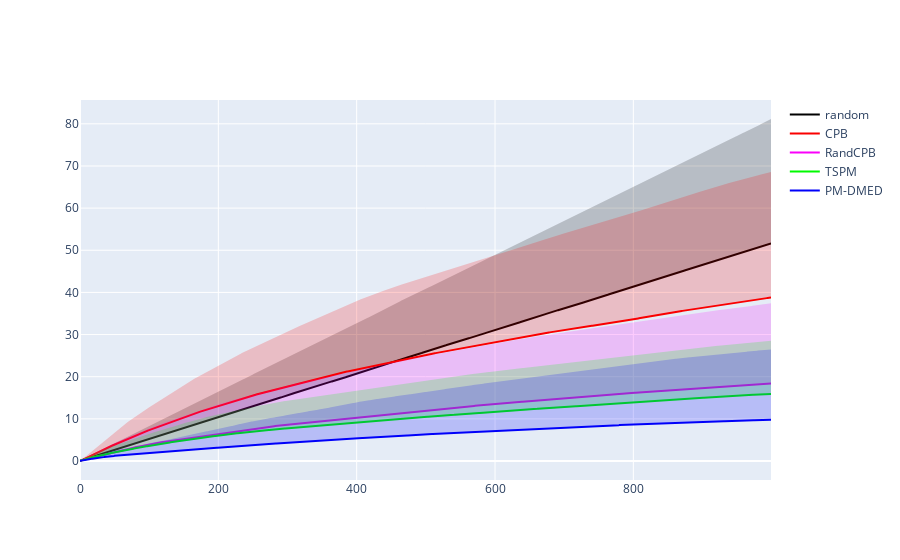
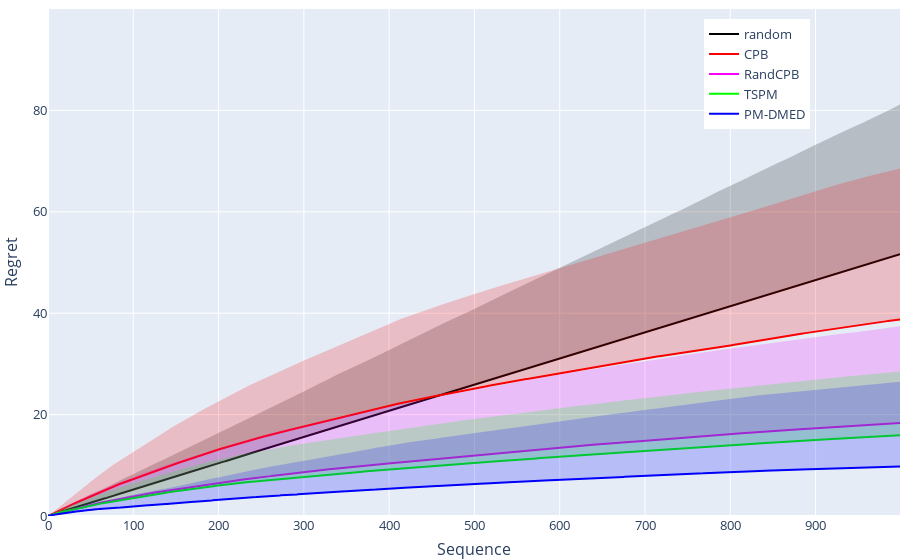

The notebook cell these images were saved under, in order:
### Code cell
import cpb_gaussian_v2
#import ucbTSPM_v2
n_cores = 8
n_folds = 100
horizon = 1000
# outcome_distribution =  {'spam':0.05,'ham':0.95}

game = games.apple_tasting(False)


#feedexp3.FeedExp3(  game, horizon, ),
#feedexp3_v3.FeedExp3(  game, horizon, ),
#eTSPM.eTSPM_alg(  game, horizon, 1),
#TSPM.TSPM_alg(  game, horizon,), bpm.BPM(  game, horizon,  [0.5, 0.5 ], np.identity(2) ) ,

#TSPM.TSPM_alg(  game, horizon,), 
#ucbTSPM_v2.TSPM_alg(game, horizon)  
algos = [   random_algo.Random(  game, horizon, ),

            feedexp3_piccolboni.FeedExp3(  game, horizon, ),

            cpb.CPB(  game, horizon, 1.01), 
            cpb_gaussian.CPB_gaussian(  game, horizon, 1.01, True, 1/16, 10), 

            PM_DMED.PM_DMED(  game, horizon,),   

            TSPM.TSPM_alg(  game, horizon, 1),
            TSPM.TSPM_alg(  game, horizon, 0), 

            bpm.BPM(game,horizon),  ] 


        #PM_DMED.PM_DMED(  game, horizon,),   
        #TSPM.TSPM_alg(  game, horizon, 1),   ] 

        #cpb_gaussian_v2.CPB_gaussian(  game, horizon, 1.01, True), 
        #cpb_gaussian_v2.CPB_gaussian(  game, horizon, 1.01, False), ]
        #cpb_gaussian_v2.CPB_gaussian(  game, horizon, 1.01),
        #TSPM.TSPM_alg(game, horizon, 1 ) ]
        #TSPM.TSPM_alg(game, horizon, 0 )   #eTSPM.eTSPM_alg(game, horizon, 1), cpb_uniform.CPB_uniform(  game, horizon, 1.01), 

colors = [  [0,0,0], [250,0,0], [0,250,0], [0,125,0], [250,0,250], [0,0,250], [0,0,125],  [0,125,125]  ] #, [250,0,0], [200,0,0], [0,150,0], [0,250,0], [0,150,0], [0,0,250], [0,0,0],  [0,255,0], [0 , 150, 0], [155,155,0], [255,0,0], [0,0,255] , [255,51,255], [255,51,255], [255,20,200]  ] #
labels = [   'random', 'Piccolboni','CBP', 'RandCBP', 'PM_DMED', 'TSPM_R1', 'TSPM_R0', 'BPM_LEAST'   ]  #'random', 'RandCPB', 'random', 'TSPM' , 'TSPM (R=0)', 'RandCBP (uncoupled)','CPB uniform', ,'TSPM' , 'ucbTSPM (Auer)' 'FeedExp3 (2001)', 'FeedExp3 (2006)', 'CPB',  'eTSPM (Auer)',


fig = go.Figure(    )

for alg, color, label in zip( algos, colors, labels):

    r,g,b = color
    result = evaluate_parallel(n_cores, n_folds, horizon, alg, game, 'hard')
    regret =  np.mean(result,0) 
    xcoords = np.arange(0,horizon,1).tolist()
    std =  np.std(result,0) 
    upper_regret = regret + std

    np.save('./results/apple_tasting/hard_{}_{}_{}'.format(horizon,n_folds, label), result)

    fig.add_trace(go.Scatter(x=xcoords, y=regret, line=dict(color='rgb({},{},{})'.format(r,g,b)), mode='lines',  name=label )) # 

    fig.add_trace(   go.Scatter( x=xcoords+xcoords[::-1], y=upper_regret.tolist()+regret.tolist()[::-1],  fill='toself', fillcolor='rgba({},{},{},0.2)'.format(r,g,b), 
                         line=dict(color='rgba(255,255,255,0)'),   hoverinfo="skip",  showlegend=False )

    )
    
fig.show(legend=True)
fig.update_yaxes(range=[0, 100] )

fig.update_layout(legend= dict(yanchor="top",y=0.98,xanchor="left",x=0.77), autosize=False,
                 xaxis_title="Sequence",
                 yaxis_title="Regret",
                 margin=go.layout.Margin( l=0,   r=0,   b=0,    t=0, ), 
                  font=dict(size=13,) )
#fig.write_image("./hard_AT.pdf")

fig.show()

### Figure 1 — Plotly figure (JSON) as saved in the notebook; plotly's stock layout.template omitted (floating-point values rounded to 4 significant figures; data arrays with more than 128 entries replaced by an {"elided": "..."} marker saying what was removed)
{"data": [{"line": {"color": "rgb(0,0,0)"}, "mode": "lines", "name": "random", "type": "scatter", "x": {"elided": "1000 int values"}, "y": {"elided": "1000 float values"}}, {"fill": "toself", "fillcolor": "rgba(0,0,0,0.2)", "hoverinfo": "skip", "line": {"color": "rgba(255,255,255,0)"}, "showlegend": false, "type": "scatter", "x": {"elided": "2000 int values"}, "y": {"elided": "2000 float values"}}, {"line": {"color": "rgb(250,0,0)"}, "mode": "lines", "name": "CPB", "type": "scatter", "x": {"elided": "1000 int values"}, "y": {"elided": "1000 float values"}}, {"fill": "toself", "fillcolor": "rgba(250,0,0,0.2)", "hoverinfo": "skip", "line": {"color": "rgba(255,255,255,0)"}, "showlegend": false, "type": "scatter", "x": {"elided": "2000 int values"}, "y": {"elided": "2000 float values"}}, {"line": {"color": "rgb(250,0,250)"}, "mode": "lines", "name": "RandCPB", "type": "scatter", "x": {"elided": "1000 int values"}, "y": {"elided": "1000 float values"}}, {"fill": "toself", "fillcolor": "rgba(250,0,250,0.2)", "hoverinfo": "skip", "line": {"color": "rgba(255,255,255,0)"}, "showlegend": false, "type": "scatter", "x": {"elided": "2000 int values"}, "y": {"elided": "2000 float values"}}, {"line": {"color": "rgb(0,250,0)"}, "mode": "lines", "name": "TSPM", "type": "scatter", "x": {"elided": "1000 int values"}, "y": {"elided": "1000 float values"}}, {"fill": "toself", "fillcolor": "rgba(0,250,0,0.2)", "hoverinfo": "skip", "line": {"color": "rgba(255,255,255,0)"}, "showlegend": false, "type": "scatter", "x": {"elided": "2000 int values"}, "y": {"elided": "2000 float values"}}, {"line": {"color": "rgb(0,0,250)"}, "mode": "lines", "name": "PM-DMED", "type": "scatter", "x": {"elided": "1000 int values"}, "y": {"elided": "1000 float values"}}, {"fill": "toself", "fillcolor": "rgba(0,0,250,0.2)", "hoverinfo": "skip", "line": {"color": "rgba(255,255,255,0)"}, "showlegend": false, "type": "scatter", "x": {"elided": "2000 int values"}, "y": {"elided": "2000 float values"}}], "layout": {}}

### Figure 2 — Plotly figure (JSON) as saved in the notebook; plotly's stock layout.template omitted (floating-point values rounded to 4 significant figures; data arrays with more than 128 entries replaced by an {"elided": "..."} marker saying what was removed)
{"data": [{"line": {"color": "rgb(0,0,0)"}, "mode": "lines", "name": "random", "type": "scatter", "x": {"elided": "1000 int values"}, "y": {"elided": "1000 float values"}}, {"fill": "toself", "fillcolor": "rgba(0,0,0,0.2)", "hoverinfo": "skip", "line": {"color": "rgba(255,255,255,0)"}, "showlegend": false, "type": "scatter", "x": {"elided": "2000 int values"}, "y": {"elided": "2000 float values"}}, {"line": {"color": "rgb(250,0,0)"}, "mode": "lines", "name": "CPB", "type": "scatter", "x": {"elided": "1000 int values"}, "y": {"elided": "1000 float values"}}, {"fill": "toself", "fillcolor": "rgba(250,0,0,0.2)", "hoverinfo": "skip", "line": {"color": "rgba(255,255,255,0)"}, "showlegend": false, "type": "scatter", "x": {"elided": "2000 int values"}, "y": {"elided": "2000 float values"}}, {"line": {"color": "rgb(250,0,250)"}, "mode": "lines", "name": "RandCPB", "type": "scatter", "x": {"elided": "1000 int values"}, "y": {"elided": "1000 float values"}}, {"fill": "toself", "fillcolor": "rgba(250,0,250,0.2)", "hoverinfo": "skip", "line": {"color": "rgba(255,255,255,0)"}, "showlegend": false, "type": "scatter", "x": {"elided": "2000 int values"}, "y": {"elided": "2000 float values"}}, {"line": {"color": "rgb(0,250,0)"}, "mode": "lines", "name": "TSPM", "type": "scatter", "x": {"elided": "1000 int values"}, "y": {"elided": "1000 float values"}}, {"fill": "toself", "fillcolor": "rgba(0,250,0,0.2)", "hoverinfo": "skip", "line": {"color": "rgba(255,255,255,0)"}, "showlegend": false, "type": "scatter", "x": {"elided": "2000 int values"}, "y": {"elided": "2000 float values"}}, {"line": {"color": "rgb(0,0,250)"}, "mode": "lines", "name": "PM-DMED", "type": "scatter", "x": {"elided": "1000 int values"}, "y": {"elided": "1000 float values"}}, {"fill": "toself", "fillcolor": "rgba(0,0,250,0.2)", "hoverinfo": "skip", "line": {"color": "rgba(255,255,255,0)"}, "showlegend": false, "type": "scatter", "x": {"elided": "2000 int values"}, "y": {"elided": "2000 float values"}}], "layout": {"autosize": false, "font": {"size": 13}, "legend": {"x": 0.77, "xanchor": "left", "y": 0.98, "yanchor": "top"}, "margin": {"b": 0, "l": 0, "r": 0, "t": 0}, "xaxis": {"title": {"text": "Sequence"}}, "yaxis": {"range": [0, 100], "title": {"text": "Regret"}}}}
